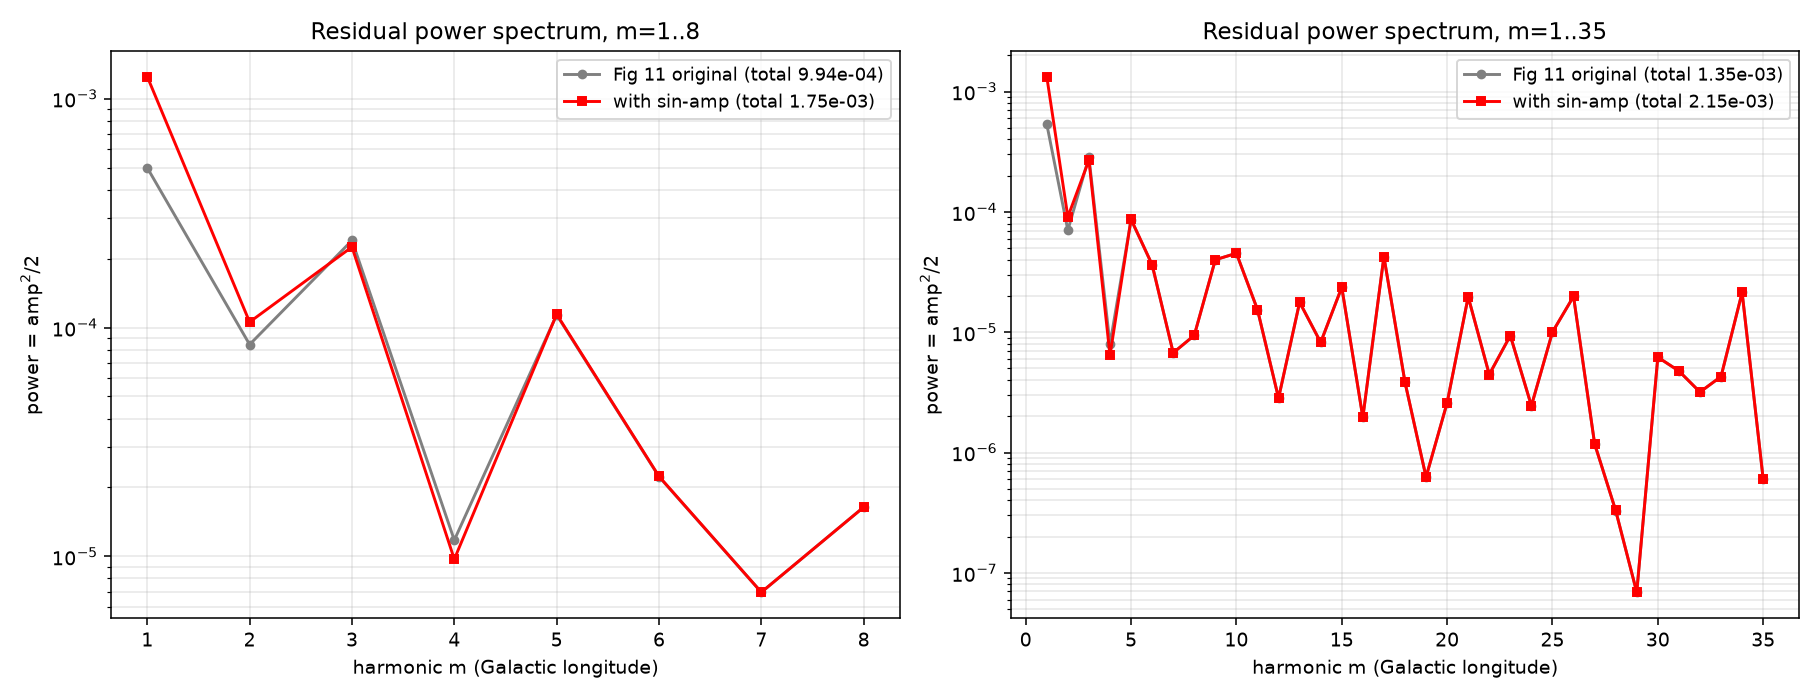

The script that saved this image:
# Power spectrum (amp^2/2 per m, m=1..35) of the Fig 11 residuals (data - locked eta-edge fit), with and without the sheet sin-amp transform (Amp=-0.06, phi=0.35 rad).
import os,numpy as np,matplotlib;matplotlib.use('Agg');import matplotlib.pyplot as plt
H=os.path.dirname(os.path.abspath(__file__))
d=np.genfromtxt('/workspace/cosmology/migkas/fig6_digitized.csv',delimiter=',',names=True);l,y=d['l_deg'],d['A_over_Aall']
c0=np.loadtxt('/workspace/cosmology-course/notes/catwise-eta-migkas-fit-d14.3.csv',delimiter=',',skiprows=1)
AMP,PHI=-0.06,0.35;L=np.radians(l)
def spec(c,M):
  r=y-np.interp(l,c[:,0],c[:,1],period=360);X=np.stack([np.ones_like(L)]+sum([[np.cos(k*L),np.sin(k*L)] for k in range(1,M+1)],[]),1)
  co=np.linalg.lstsq(X,r,rcond=None)[0];return np.hypot(co[1::2],co[2::2])**2/2
c1=c0.copy();c1[:,1]*=1-AMP*np.sin(np.radians(c1[:,0])+PHI)
fig,ax=plt.subplots(1,2,figsize=(13,5))
for a,M in zip(ax,[8,35]):
  m=np.arange(1,M+1);p0,p1=spec(c0,M),spec(c1,M)
  a.semilogy(m,p0,'o-',color='gray',ms=4,label=f'Fig 11 original (total {p0.sum():.2e})')
  a.semilogy(m,p1,'s-',color='r',ms=4,label=f'with sin-amp (total {p1.sum():.2e})')
  a.set_title(f'Residual power spectrum, m=1..{M}');a.set_xlabel('harmonic m (Galactic longitude)');a.set_ylabel('power = amp$^2$/2');a.grid(alpha=.3,which='both');a.legend(fontsize=9)
  if M==8:a.set_xticks(m)
  print(M,'orig',np.round(p0[:8],5),'sinamp',np.round(p1[:8],5))
fig.tight_layout();fig.savefig(H+'/A_fit_residual_power_sinamp.png',dpi=140,facecolor='white')
